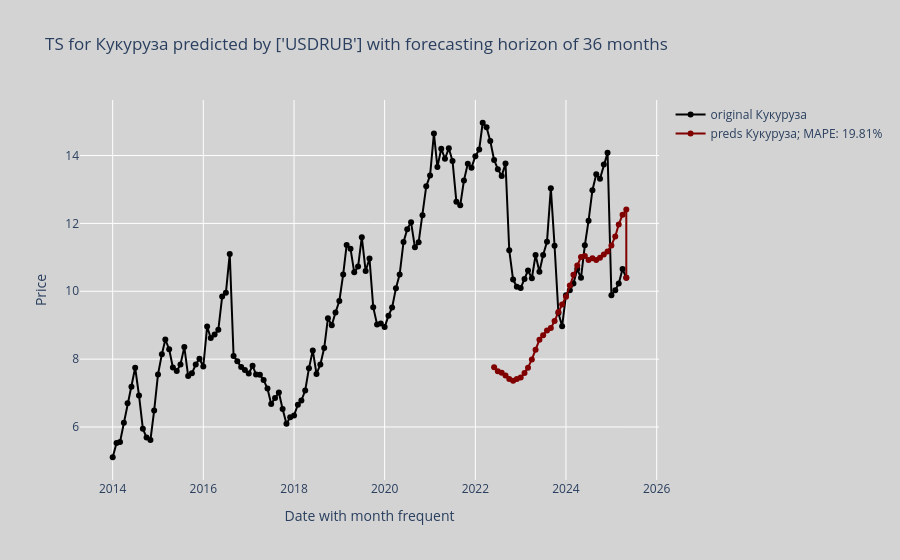

The cell this chart's notebook holds for it:
### Code cell
from sklearn.metrics import mean_absolute_percentage_error as mape


answer_last = pd.DataFrame([])
df_updated.columns = [col_name.replace("/", " ") for col_name in df_updated.columns]
mape_values = {}
processed_columns = []
for col in CATEGORY_MAP.keys():
    is_predicting_macro = col in macro_updated.columns
    df_for_col = macro_updated if is_predicting_macro else df_updated
    if col in ('Подсолнечное масло (наливом) не бутилированное, не'):
        continue
    category_to_pred = CATEGORY_MAP.get(col, "")
    if category_to_pred == "":
        continue

    cluster_preds, ts_prediction = get_prediction_for_ts(df_updated,
                                                          models[category_to_pred],
                                                          col,
                                                          MODEL_NAME_FOR_FORECASTER,
                                                          macro_updated,
                                                          past_idx,
                                                          future_idx,
                                                          CATEGORY_MAP,
                                                          BEST_PREDICTORS_FOR_INDEX,
                                                          TARGET_COL_SUFFIX,
                                                          FUTURE_FORECASTER_TS_NAME,
                                                          FUTURE_FORECASTER_TS_VALUES,
                                                          USE_FUTURE_COV,
                                                          PREDICTION_HORIZON,
                                                          IS_BACKTEST,
                                                          PREDICTOR_LAG,
                                                          new_dates
                                                        )
    # print(ts_prediction.index)
    processed_columns.append(col)
    answer_last = pd.concat([answer_last, ts_prediction], axis=1)
    if not is_predicting_macro:
        mape_val = mape(df_for_col.loc[ts_prediction.index][col], ts_prediction[f"{col}_preds"]) if IS_BACKTEST else -1
    mape_values[col] = mape_val
    plot_graphics_for_each_ts(df_for_col[f"{col}"],
                          ts_prediction[f"{col}_preds"],
                          None,
                          col,
                          mape_val,
                          -1,
                          BEST_PREDICTORS_FOR_INDEX[CATEGORY_MAP[col]],
                          "",
                          forecasting_horizon=PREDICTION_HORIZON)
answer_last.to_excel(f"prediction_up_to_2025_{MODEL_NAME_FOR_FORECASTER}_new_{BACKTEST_PREDICTION_RANGE}.xlsx")
pd.DataFrame([mape_values]).to_excel(f"mape_up_to_2025_{MODEL_NAME_FOR_FORECASTER}_new_{BACKTEST_PREDICTION_RANGE}.xlsx")

### Figure 1 — Plotly figure (JSON) as saved in the notebook; plotly's stock layout.template omitted (floating-point values rounded to 4 significant figures; data arrays with more than 128 entries replaced by an {"elided": "..."} marker saying what was removed)
{"data": [{"hovertemplate": "<b>Original</b><br>Date: %{x}<br>Price: %{y:.2f}<br><extra></extra>", "line": {"color": "black", "width": 2}, "marker": {"size": 6}, "mode": "lines+markers", "name": "original Кукуруза", "type": "scatter", "x": {"elided": "137 str values"}, "y": {"elided": "137 float values"}}, {"hovertemplate": "<b>Prediction</b><br>Date: %{x}<br>Price: %{y:.2f}<br><extra></extra>", "line": {"color": "maroon", "width": 2}, "marker": {"size": 6}, "mode": "lines+markers", "name": "preds Кукуруза; MAPE: 19.81%", "type": "scatter", "x": ["2022-06-01T00:00:00", "2022-07-01T00:00:00", "2022-08-01T00:00:00", "2022-09-01T00:00:00", "2022-10-01T00:00:00", "2022-11-01T00:00:00", "2022-12-01T00:00:00", "2023-01-01T00:00:00", "2023-02-01T00:00:00", "2023-03-01T00:00:00", "2023-04-01T00:00:00", "2023-05-01T00:00:00", "2023-06-01T00:00:00", "2023-07-01T00:00:00", "2023-08-01T00:00:00", "2023-09-01T00:00:00", "2023-10-01T00:00:00", "2023-11-01T00:00:00", "2023-12-01T00:00:00", "2024-01-01T00:00:00", "2024-02-01T00:00:00", "2024-03-01T00:00:00", "2024-04-01T00:00:00", "2024-05-01T00:00:00", "2024-06-01T00:00:00", "2024-07-01T00:00:00", "2024-08-01T00:00:00", "2024-09-01T00:00:00", "2024-10-01T00:00:00", "2024-11-01T00:00:00", "2024-12-01T00:00:00", "2025-01-01T00:00:00", "2025-02-01T00:00:00", "2025-03-01T00:00:00", "2025-04-01T00:00:00", "2025-05-01T00:00:00", "2025-05-01T00:00:00"], "y": [7.76, 7.646, 7.596, 7.515, 7.416, 7.365, 7.411, 7.456, 7.59, 7.749, 7.993, 8.277, 8.57, 8.706, 8.842, 8.919, 9.121, 9.387, 9.611, 9.837, 10.17, 10.48, 10.76, 11.01, 11.04, 10.92, 10.97, 10.92, 10.99, 11.08, 11.17, 11.35, 11.61, 11.97, 12.25, 12.41, 10.4]}], "layout": {"hovermode": "x unified", "paper_bgcolor": "lightgray", "plot_bgcolor": "lightgray", "showlegend": true, "title": {"text": "TS for Кукуруза predicted by ['USDRUB'] with forecasting horizon of 36 months"}, "xaxis": {"title": {"text": "Date with month frequent"}}, "yaxis": {"title": {"text": "Price"}}}}
